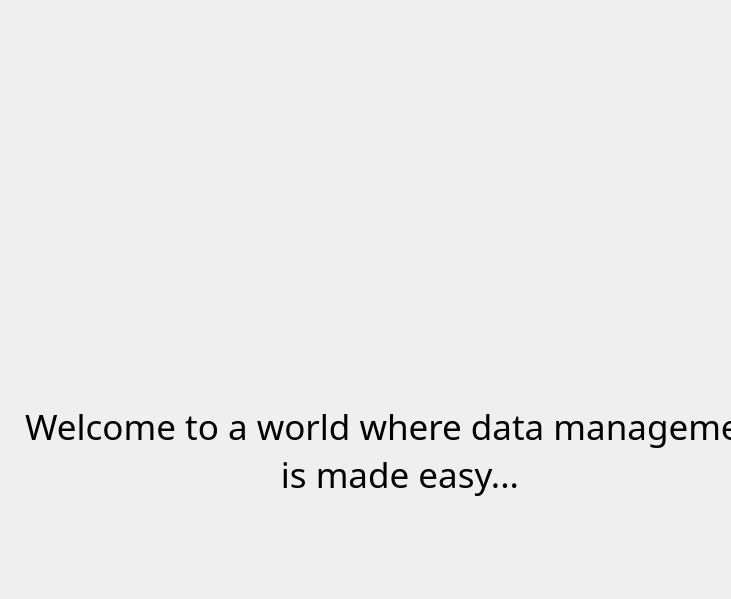
<?xml version="1.0" encoding="UTF-8"?>
<ui version="4.0">
 <class>Form</class>
 <widget class="QWidget" name="Form">
  <property name="windowModality">
   <enum>Qt::NonModal</enum>
  </property>
  <property name="enabled">
   <bool>true</bool>
  </property>
  <property name="geometry">
   <rect>
    <x>0</x>
    <y>0</y>
    <width>731</width>
    <height>599</height>
   </rect>
  </property>
  <property name="windowTitle">
   <string>Form</string>
  </property>
  <layout class="QGridLayout" name="gridLayout">
   <property name="sizeConstraint">
    <enum>QLayout::SetNoConstraint</enum>
   </property>
   <property name="leftMargin">
    <number>0</number>
   </property>
   <property name="topMargin">
    <number>0</number>
   </property>
   <property name="rightMargin">
    <number>0</number>
   </property>
   <property name="bottomMargin">
    <number>100</number>
   </property>
   <property name="spacing">
    <number>0</number>
   </property>
   <item row="4" column="0">
    <widget class="QLabel" name="welcome">
     <property name="minimumSize">
      <size>
       <width>800</width>
       <height>0</height>
      </size>
     </property>
     <property name="maximumSize">
      <size>
       <width>800</width>
       <height>16777215</height>
      </size>
     </property>
     <property name="font">
      <font>
       <family>Perpetua</family>
       <pointsize>26</pointsize>
      </font>
     </property>
     <property name="text">
      <string>Welcome to a world where data management &lt;br&gt; is made easy...</string>
     </property>
     <property name="alignment">
      <set>Qt::AlignHCenter|Qt::AlignTop</set>
     </property>
    </widget>
   </item>
   <item row="1" column="0">
    <widget class="QLabel" name="image">
     <property name="inputMethodHints">
      <set>Qt::ImhDigitsOnly</set>
     </property>
     <property name="text">
      <string/>
     </property>
     <property name="pixmap">
      <pixmap>../422.png</pixmap>
     </property>
     <property name="alignment">
      <set>Qt::AlignCenter</set>
     </property>
    </widget>
   </item>
   <item row="2" column="0" alignment="Qt::AlignHCenter|Qt::AlignTop">
    <widget class="QLabel" name="label">
     <property name="minimumSize">
      <size>
       <width>0</width>
       <height>400</height>
      </size>
     </property>
     <property name="maximumSize">
      <size>
       <width>16777215</width>
       <height>400</height>
      </size>
     </property>
     <property name="text">
      <string/>
     </property>
     <property name="pixmap">
      <pixmap>Icons/image(1).png</pixmap>
     </property>
    </widget>
   </item>
  </layout>
 </widget>
 <resources/>
 <connections/>
</ui>
